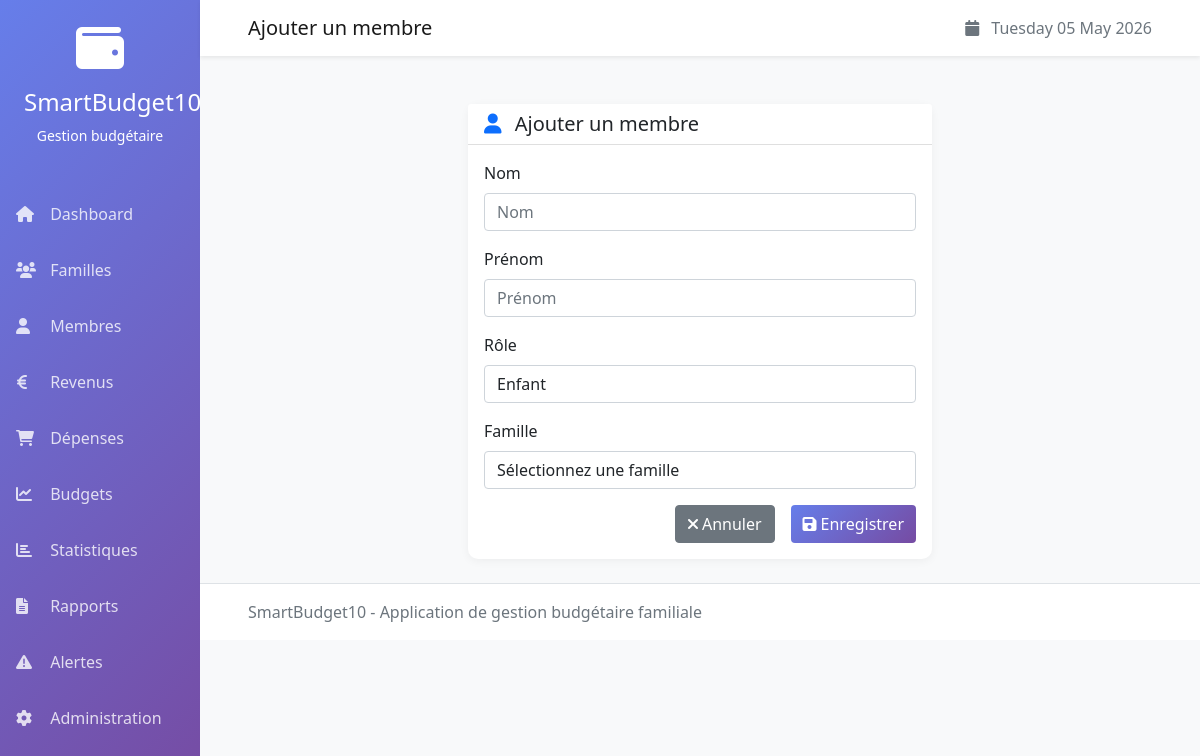
/membres/ajouter/?famille=1, run on an earlier commit of the app's database.
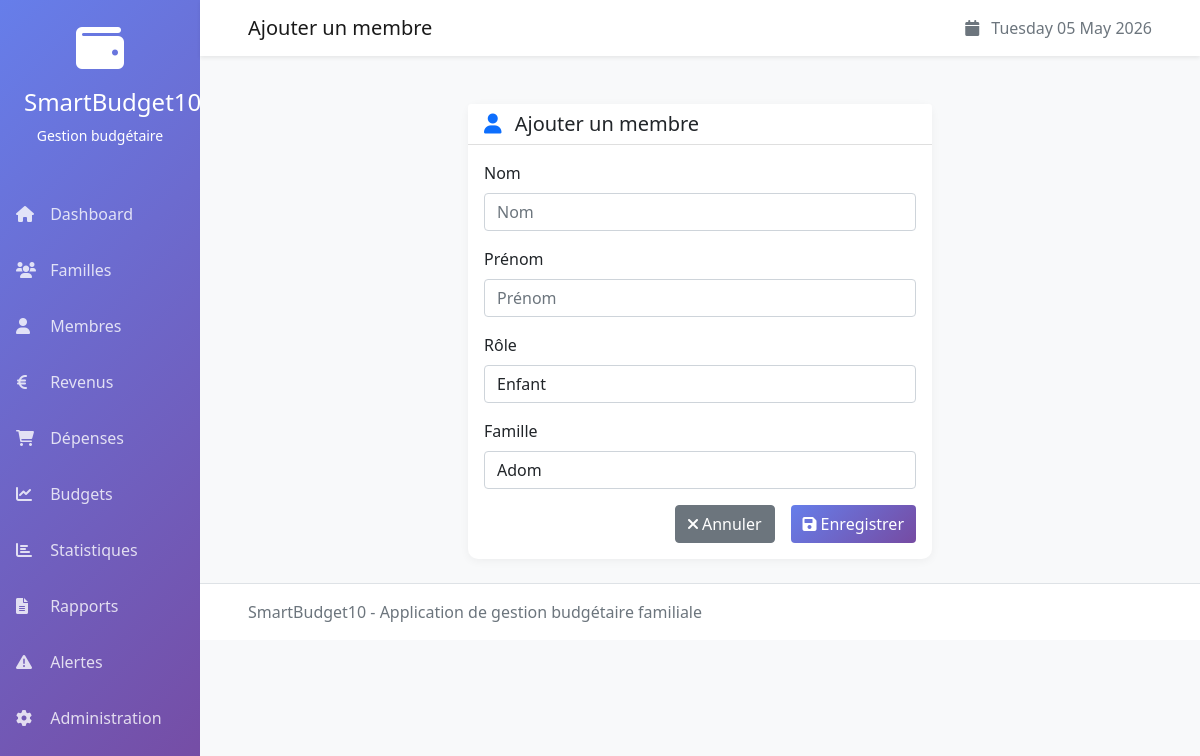
And on a later commit of the database.
### gestionbudgetfamille10/models/famille.py (models this page shows)
class Famille(models.Model):
    idFamille = models.AutoField(primary_key=True)
    NomFamille = models.CharField(max_length=100)
    NombreMembres = models.IntegerField(default=1)
    def __str__(self):
        return self.NomFamille
    class Meta:
        verbose_name = "Famille"
        verbose_name_plural = "Familles"

### gestionbudgetfamille10/views/membre_views.py (the view)
# urls.py: path('membres/ajouter/', membre_views.ajouter_membre, name='ajouter_membre'),
def ajouter_membre(request):
    if request.method == 'POST':
        form = MembreForm(request.POST)
        if form.is_valid():
            form.save()
            messages.success(request, "Membre ajouté avec succès !")
            return redirect('liste_membres')
    else:
        famille_id = request.GET.get('famille')
        initial = {}
        if famille_id:
            initial['idFamille'] = famille_id
        form = MembreForm(initial=initial)
    return render(request, 'gestionbudgetfamille10/membre/form.html', {
        'form': form,
        'titre': 'Ajouter un membre'
    })

### gestionbudgetfamille10/forms/membre_forms.py
class MembreForm(forms.ModelForm):
    class Meta:
        model = Membre
        fields = ['Nom', 'Prenom', 'Role', 'idFamille']
        widgets = {
            'Nom': forms.TextInput(attrs={'class': 'form-control', 'placeholder': 'Nom'}),
            'Prenom': forms.TextInput(attrs={'class': 'form-control', 'placeholder': 'Prénom'}),
            'Role': forms.Select(attrs={'class': 'form-control'}),
            'idFamille': forms.Select(attrs={'class': 'form-control'}),
        }
        labels = {
            'Nom': 'Nom',
            'Prenom': 'Prénom',
            'Role': 'Rôle',
            'idFamille': 'Famille',
        }
    def __init__(self, *args, **kwargs):
        super().__init__(*args, **kwargs)
        self.fields['idFamille'].queryset = Famille.objects.all()
        self.fields['idFamille'].empty_label = "Sélectionnez une famille"

### gestionbudgetfamille10/templates/gestionbudgetfamille10/membre/form.html (shortened to what this page needs)
{% extends 'gestionbudgetfamille10/base.html' %}
{% block page_title %}{{ titre }}{% endblock %}
{% block content %}
<div class="row justify-content-center">
    <div class="col-md-6">
        <div class="card">
            <div class="card-header bg-white">
                <h5 class="mb-0">
                    <i class="fas fa-user text-primary me-2"></i>
                    {{ titre }}
                </h5>
            </div>
            <div class="card-body">
                <form method="post">
                    {% for field in form %}
                        <div class="mb-3">
                            <label for="{{ field.id_for_label }}" class="form-label">
                                {{ field.label }}
                            </label>
                            {{ field }}
                        </div>
                    {% endfor %}
                    <div class="d-grid gap-2 d-md-flex justify-content-md-end">
                        <a href="{% url 'liste_membres' %}" class="btn btn-secondary me-md-2">
                            <i class="fas fa-times me-1"></i>Annuler
                        </a>
                        <button type="submit" class="btn btn-primary">
                            <i class="fas fa-save me-1"></i>Enregistrer
                        </button>
                    </div>
                </form>
            </div>
        </div>
    </div>
</div>
{% endblock %}

What changed in the data, as far as the page shows it:
added Famille: form "Adom"
Also different on the page:
list line gone: "Sélectionnez une famille"
